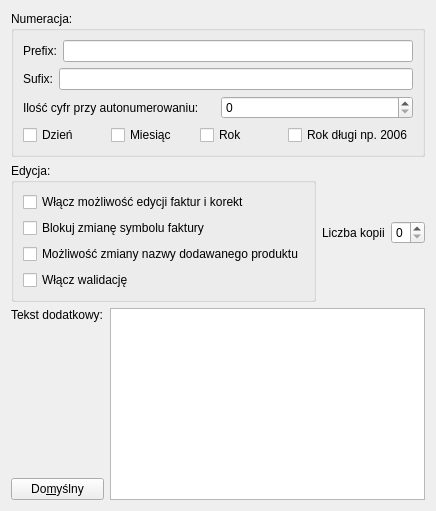
     <widget class="QWidget" name="TabPage2">
      <attribute name="title">
       <string>Faktury</string>
      </attribute>
      <layout class="QGridLayout" name="gridLayout_16">
       <item row="0" column="0">
        <widget class="QGroupBox" name="groupBox1">
         <property name="title">
          <string>Numeracja: </string>
         </property>
         <layout class="QGridLayout" name="gridLayout_15">
          <item row="0" column="0">
           <layout class="QHBoxLayout" name="horizontalLayout">
            <item>
             <widget class="QLabel" name="textLabel1_2">
              <property name="text">
               <string>Prefix:</string>
              </property>
              <property name="wordWrap">
               <bool>false</bool>
              </property>
             </widget>
            </item>
            <item>
             <widget class="QLineEdit" name="prefixEdit"/>
            </item>
           </layout>
          </item>
          <item row="1" column="0">
           <layout class="QHBoxLayout" name="horizontalLayout_2">
            <item>
             <widget class="QLabel" name="textLabel1_2_2">
              <property name="text">
               <string>Sufix:</string>
              </property>
              <property name="wordWrap">
               <bool>false</bool>
              </property>
             </widget>
            </item>
            <item>
             <widget class="QLineEdit" name="sufixEdit"/>
            </item>
           </layout>
          </item>
          <item row="2" column="0">
           <layout class="QHBoxLayout" name="horizontalLayout_3">
            <item>
             <widget class="QLabel" name="textLabel2_2">
              <property name="text">
               <string>Ilość cyfr przy autonumerowaniu:</string>
              </property>
              <property name="wordWrap">
               <bool>false</bool>
              </property>
             </widget>
            </item>
            <item>
             <widget class="QSpinBox" name="spbNumb"/>
            </item>
           </layout>
          </item>
          <item row="3" column="0">
           <layout class="QHBoxLayout" name="horizontalLayout_4">
            <item>
             <widget class="QCheckBox" name="cbDay">
              <property name="text">
               <string>Dzień</string>
              </property>
             </widget>
            </item>
            <item>
             <widget class="QCheckBox" name="cbMonth">
              <property name="text">
               <string>Miesiąc</string>
              </property>
             </widget>
            </item>
            <item>
             <widget class="QCheckBox" name="cbYear">
              <property name="text">
               <string>Rok</string>
              </property>
             </widget>
            </item>
            <item>
             <widget class="QCheckBox" name="shortYear">
              <property name="text">
               <string>Rok długi np. 2006</string>
              </property>
             </widget>
            </item>
           </layout>
          </item>
         </layout>
        </widget>
       </item>
       <item row="1" column="0">
        <layout class="QHBoxLayout" name="horizontalLayout_13">
         <item>
          <widget class="QGroupBox" name="groupBox_3">
           <property name="title">
            <string>Edycja: </string>
           </property>
           <layout class="QGridLayout" name="gridLayout_13">
            <item row="0" column="0">
             <layout class="QVBoxLayout" name="verticalLayout">
              <item>
               <widget class="QCheckBox" name="cbEdit">
                <property name="text">
                 <string>Włącz możliwość edycji faktur i korekt</string>
                </property>
               </widget>
              </item>
              <item>
               <widget class="QCheckBox" name="cbSmbEdit">
                <property name="text">
                 <string>Blokuj zmianę symbolu faktury</string>
                </property>
               </widget>
              </item>
              <item>
               <widget class="QCheckBox" name="cbSmbEdit_2">
                <property name="text">
                 <string>Możliwość zmiany nazwy dodawanego produktu</string>
                </property>
               </widget>
              </item>
              <item>
               <widget class="QCheckBox" name="cbValOn">
                <property name="text">
                 <string>Włącz walidację</string>
                </property>
               </widget>
              </item>
             </layout>
            </item>
           </layout>
          </widget>
         </item>
         <item>
          <layout class="QHBoxLayout" name="horizontalLayout_10">
           <item>
            <widget class="QLabel" name="labelNumCopies">
             <property name="text">
              <string>Liczba kopii</string>
             </property>
             <property name="wordWrap">
              <bool>false</bool>
             </property>
            </widget>
           </item>
           <item>
            <widget class="QSpinBox" name="spbNumCopies">
             <property name="minimum">
              <number>0</number>
             </property>
             <property name="maximum">
              <number>6</number>
             </property>
            </widget>
           </item>
          </layout>
         </item>
        </layout>
       </item>
       <item row="2" column="0">
        <layout class="QHBoxLayout" name="horizontalLayout_7">
         <item>
          <layout class="QVBoxLayout" name="verticalLayout_2">
           <item>
            <widget class="QLabel" name="textLabel3">
             <property name="text">
              <string>Tekst dodatkowy:</string>
             </property>
             <property name="alignment">
              <set>Qt::AlignTop</set>
             </property>
             <property name="wordWrap">
              <bool>false</bool>
             </property>
            </widget>
           </item>
           <item>
            <spacer name="verticalSpacer">
             <property name="orientation">
              <enum>Qt::Vertical</enum>
             </property>
             <property name="sizeHint" stdset="0">
              <size>
               <width>93</width>
               <height>38</height>
              </size>
             </property>
            </spacer>
           </item>
           <item>
            <widget class="QPushButton" name="defTextBtn">
             <property name="cursor">
              <cursorShape>PointingHandCursor</cursorShape>
             </property>
             <property name="text">
              <string>Do&amp;myślny</string>
             </property>
             <property name="shortcut">
              <string>Alt+M</string>
             </property>
            </widget>
           </item>
          </layout>
         </item>
         <item>
          <widget class="QTextEdit" name="additText"/>
         </item>
        </layout>
       </item>
      </layout>
     </widget>
